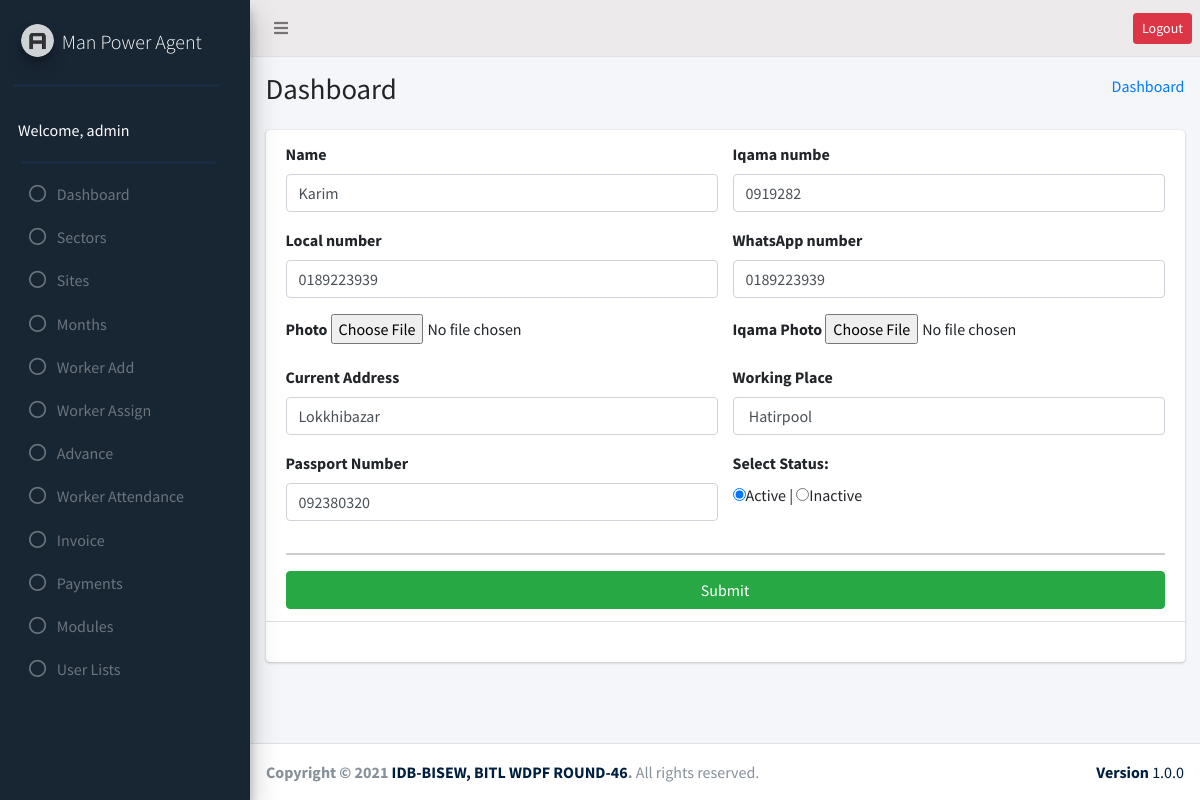
Screenshot of /add_worker/worker_update.php?id=1 (signed in) with the database file from the repository.
### tables this page shows
CREATE TABLE `user_role` (
  `id` int(11) NOT NULL,
  `adminID` int(11) NOT NULL,
  `sites_edit` int(50) DEFAULT NULL,
  `sites_delete` int(50) DEFAULT NULL,
  `sectors_edit` int(50) DEFAULT NULL,
  `sectors_delete` int(50) DEFAULT NULL,
  `add_worker_edit` int(50) DEFAULT NULL,
  `add_worker_delete` int(50) DEFAULT NULL,
  `worker_assign_edit` int(50) DEFAULT NULL,
  `worker_assign_delete` int(50) DEFAULT NULL,
  `advance_edit` int(50) DEFAULT NULL,
  `advance_delete` int(50) DEFAULT NULL,
  `payments_edit` int(50) DEFAULT NULL,
  `payments_delete` int(50) DEFAULT NULL,
  `month_edit` int(50) DEFAULT NULL,
  `month_delete` int(50) DEFAULT NULL,
  `modules_edit` int(50) DEFAULT NULL,
  `modules_delete` int(50) DEFAULT NULL,
  `user_lists_edit` int(50) DEFAULT NULL,
  `user_lists_delete` int(50) DEFAULT NULL,
  `worker_attendance_edit` int(11) NOT NULL,
  `worker_attendance_delete` int(11) NOT NULL,
  `invoice_edit` int(11) NOT NULL,
  `invoice_delete` int(11) NOT NULL
);

CREATE TABLE `worker` (
  `id` bigint(20) NOT NULL,
  `name` varchar(255) NOT NULL,
  `iqama_number` varchar(255) NOT NULL,
  `local_number` varchar(255) NOT NULL,
  `whatsapp_number` varchar(150) NOT NULL,
  `photo` text NOT NULL,
  `iqama_photo` text NOT NULL,
  `current_address` text NOT NULL,
  `working_place` text NOT NULL,
  `daily_basic_salary` decimal(10,2) NOT NULL,
  `ot_rate` decimal(10,2) NOT NULL,
  `passport_number` varchar(100) NOT NULL,
  `status` enum('active','inactive') NOT NULL
);

### add_worker/worker_update.php (the view, shortened to what this page needs)
<?php
require_once("../header.php");
require_once("../sidebar.php");
require_once("../db_config.php");
$id=$_GET['id'];
 $update = $conn->query("SELECT * FROM `worker` WHERE id=$id");
 $result=$update->fetch_assoc();
     ?>
<section class="content-header">
  <div class="container-fluid">
    <div class="row mb-2">
      <div class="col-sm-6">
        <h1>Dashboard</h1>
      </div>
      <div class="col-sm-6">
        <ol class="breadcrumb float-sm-right">
          <li class="breadcrumb-item"><a href="#">Dashboard</a></li>
        </ol>
      </div>
    </div>
  </div>
</section>
<section class="content">
  <div class="container-fluid">
    <div class="row">
      <div class="col-md-12">
        <div class="card">
          <div class="card-header">
          <form action="" method="post" enctype="multipart/form-data">
            <div id="new">
                <div class="row">
                  <div class="col-6">
                    <div class="form-group">
                      <label for="Name">Name</label>
                      <input type="text" class="form-control" name="name" id="name" placeholder="Enter Worker Name" value="<?php echo $result['name']; ?>">
                    </div>
                  </div>
                  <div class="col-6">
                    <div class="form-group">
                      <label for="Iqama numbe">Iqama numbe</label>
                      <input type="text" class="form-control" name="iqama_number" id="iqama_numbe" placeholder="Iqama Numbe" value="<?php echo $result['iqama_number']; ?>">
                    </div>
                  </div>
                  <div class="col-6">
                    <div class="form-group">
                      <label for="Local number">Local number</label>
                      <input type="text" class="form-control" name="local_number" id="local_number" placeholder=" Local Number" value="<?php echo $result['local_number']; ?>">
                    </div>
                  </div>
                  <div class="col-6">
                    <div class="form-group">
                      <label for="WhatsApp number">WhatsApp number</label>
                      <input type="text" class="form-control" name="whatsapp_number" id="whatsapp_number" placeholder="WhatssApp Number"  value="<?php echo $result['whatsapp_number']; ?>">
                    </div>
                  </div>
                  <div class="col-6">
                    <div class="form-group">
                      <label for="Photo">Photo</label>
                      <input type="file" class="" name="photo" id="photo" value="<?php echo $result['photo']; ?>">
                    </div>
                  </div>
                  <div class="col-6">
                    <div class="form-group">
                      <label for="Iqama Photo">Iqama Photo</label>
                      <input type="file" class="" name="iqama_photo" id="iqama_photo" value="<?php echo $result['iqama_photo']; ?>">
                    </div>
                  </div>
                  <div class="col-6">
                    <div class="form-group">
                      <label for="Current Address">Current Address</label>
                      <input type="text" class="form-control" name="current_address" id="current_address" placeholder=" Current Address" value="<?php echo $result['current_address']; ?>">
                    </div>
                  </div>
                  <div class="col-6">
                    <div class="form-group">
                      <label for="Working Place">Working Place</label>
                      <input type="text" class="form-control" name="working_place" id="working_place" placeholder="Working Place" value="<?php echo $result['working_place']; ?>">
                    </div>
                  </div>
                  <div class="col-6">
                    <div class="form-group">
                      <label for="Passport Number">Passport Number</label>
                      <input type="text" class="form-control" name="passport_number" id="passport_number" placeholder="Passport Number" value="<?php echo $result['passport_number']; ?>">
                    </div>
                  </div>
             <div class="col-6">
              <div class="form-group">
              <label for="status">Select Status:</label><br>
               <input type="radio" name="status" value="active" <?php if($result['status']=='active'){echo "checked";} ?> ><span>Active</span> |
               <input type="radio" name="status" value="inactive" <?php if($result['status']=='inactive'){echo "checked";} ?>><span>Inactive</span>
            </div>
          </div>
                </div>
                <hr style="border: 1px solid #ccc;">
              </div>
              <input type="submit" name="submit" value="Submit" class="btn btn-block btn-success"></input>
            </form>
          </div>
          <div class="card-body">
          </div>
        </div>
      </div>
    </div>
  </div>
</section>
<?php require("../footer.php"); ?>

### sidebar.php (shortened to what this page needs)
 <?php
    $serverName = 'http://'.$_SERVER['SERVER_NAME'].'/man_power_agent';
    require_once("db_config.php");
?>
 <aside class="main-sidebar bg-success pt-14  elevation-4">
   <a href="" class="brand-link">
     <img src="<?= $serverName; ?>/assets/images/AdminLTELogo.png"
       alt="AdminLTE Logo" class="brand-image img-circle elevation-3" style="opacity: .8">
     <span class="brand-text font-weight-light">Man Power Agent</span>
   </a>
   <div class="bb-2"></div>
   <div class="sidebar">
     <div class="user-panel mt-3  d-flex">
       <div class="info text-white">
         Welcome, <?= $_SESSION['name']; ?>
       </div>
     </div>
     <div class="bb-2"></div>
     <nav class="mt-2">
       <ul class="nav nav-pills nav-sidebar flex-column" data-widget="treeview" role="menu" data-accordion="false">
       <li class="nav-item">
           <a href="http://localhost/man_power_agent/dashboard.php" class="nav-link">
             <i class="far fa-circle nav-icon"></i>
             <p>Dashboard</p>
           </a>
         </li>
         <?php
         $result = $conn->query("SELECT * FROM `admin`");
           while ($row = $result->fetch_assoc()) {
               if ($_SESSION['name'] == $row['name']) {
                   $id = $_SESSION['id'];
                   if ($row['status'] =='active') {
                       $userRoleTable= $conn->query("SELECT * FROM `user_role` JOIN admin ON admin.id= user_role.adminID WHERE `adminID`= $id");
                       while ($roleRow = $userRoleTable->fetch_assoc()) {
                           ?>
        <?php
           if ($roleRow['sectors_edit'] == '1'  || $roleRow['sectors_delete'] == '1') {
               ?>
         <li class="nav-item">
           <a href="http://localhost/man_power_agent/sectors/sectors.php" class="nav-link">
             <i class="far fa-circle nav-icon"></i>
             <p>Sectors</p>
           </a>
         </li>
         <?php
           }
           if ($roleRow['sites_edit'] == '1'  || $roleRow['sites_delete'] == '1') {
               ?>
         <li class="nav-item">
           <a href="http://localhost/man_power_agent/sites/sites.php" class="nav-link">
             <i class="far fa-circle nav-icon"></i>
             <p>Sites</p>
           </a>
         </li>
         <?php
           }
           if ($roleRow['month_edit'] == '1'  || $roleRow['month_delete'] == '1') { ?>
         <li class="nav-item">
           <a href="http://localhost/man_power_agent/month/month.php" class="nav-link">
             <i class="far fa-circle nav-icon"></i>
             <p>Months</p>
           </a>
         </li>
         <?php } ?>
        <?php  if ($roleRow['add_worker_edit'] == '1'  || $roleRow['add_worker_delete'] == '1') { ?>
         <li class="nav-item">
           <a href="http://localhost/man_power_agent/add_worker/add_worker.php" class="nav-link">
             <i class="far fa-circle nav-icon"></i>
             <p>Worker Add</p>
           </a>
         </li>
         <?php } ?>
         <?php  if ($roleRow['worker_assign_edit'] == '1'  || $roleRow['worker_assign_delete'] == '1') { ?>
         <li class="nav-item">
           <a href="http://localhost/man_power_agent/worker_assign/worker_assign.php" class="nav-link">
             <i class="far fa-circle nav-icon"></i>
             <p>Worker Assign</p>
           </a>
         </li>
         <?php  } ?>
         <?php  if ($roleRow['advance_edit'] == '1'  || $roleRow['advance_delete'] == '1') { ?>
         <li class="nav-item">
           <a href="http://localhost/man_power_agent/advance/advance.php" class="nav-link">
             <i class="far fa-circle nav-icon"></i>
             <p>Advance</p>
           </a>
         </li>
         <?php } ?>
         <?php  if ($roleRow['worker_attendance_edit'] == '1'  || $roleRow['worker_attendance_delete'] == '1') { ?>
         <li class="nav-item">
           <a href="http://localhost/man_power_agent/worker_attendance/worker_attendance.php" class="nav-link">
             <i class="far fa-circle nav-icon"></i>
             <p>Worker Attendance</p>
           </a>
         </li>
         <?php } ?>
         <?php  if ($roleRow['invoice_edit'] == '1'  || $roleRow['invoice_delete'] == '1') { ?>
         <li class="nav-item">
           <a href="http://localhost/man_power_agent/invoice/invoice.php" class="nav-link">
             <i class="far fa-circle nav-icon"></i>
             <p>Invoice</p>
           </a>
         </li>
         <?php } ?>
         <?php  if ($roleRow['payments_edit'] == '1'  || $roleRow['payments_delete'] == '1') { ?>
          <li class="nav-item">
           <a href="http://localhost/man_power_agent/payments/payments.php" class="nav-link">
             <i class="far fa-circle nav-icon"></i>
             <p>Payments</p>
           </a>
         </li>
         <?php } ?>
         <?php  if ($roleRow['modules_edit'] == '1'  || $roleRow['modules_delete'] == '1') { ?>
         <li class="nav-item">
           <a href="http://localhost/man_power_agent/modules/modules.php" class="nav-link">
             <i class="far fa-circle nav-icon"></i>
             <p>Modules</p>
           </a>
         </li>
         <?php } ?>
         <?php  if ($roleRow['user_lists_edit'] == '1'  || $roleRow['user_lists_delete'] == '1') { ?>
          <li class="nav-item">
           <a href="http://localhost/man_power_agent/user_lists/user_lists.php" class="nav-link">
             <i class="far fa-circle nav-icon"></i>
             <p>User Lists</p>
           </a>
         </li>
         <?php  } ?>
         <?php
                       }
                   }
                   else {
                       header("location: inactive_user.php");
                   }
               }
           }
         ?>
       </ul>
     </nav>
   </div>
 </aside>

### rows the page displays
user_role: sectors_edit 1 (drawn), sites_edit 0 (drawn), month_edit 1 (drawn), add_worker_edit 1 (drawn), worker_assign_edit 1 (drawn), advance_edit 1 (drawn), worker_attendance_edit 1 (drawn), invoice_edit 1 (drawn), payments_edit 1 (drawn), modules_edit 1 (drawn), user_lists_edit 1 (drawn)
worker: name "Karim", iqama_number "0919282", local_number "0189223939", whatsapp_number "0189223939", current_address "Lokkhibazar", working_place "Hatirpool", passport_number "092380320", status "☑"

### other values shown
$_SESSION['name'] "admin"
